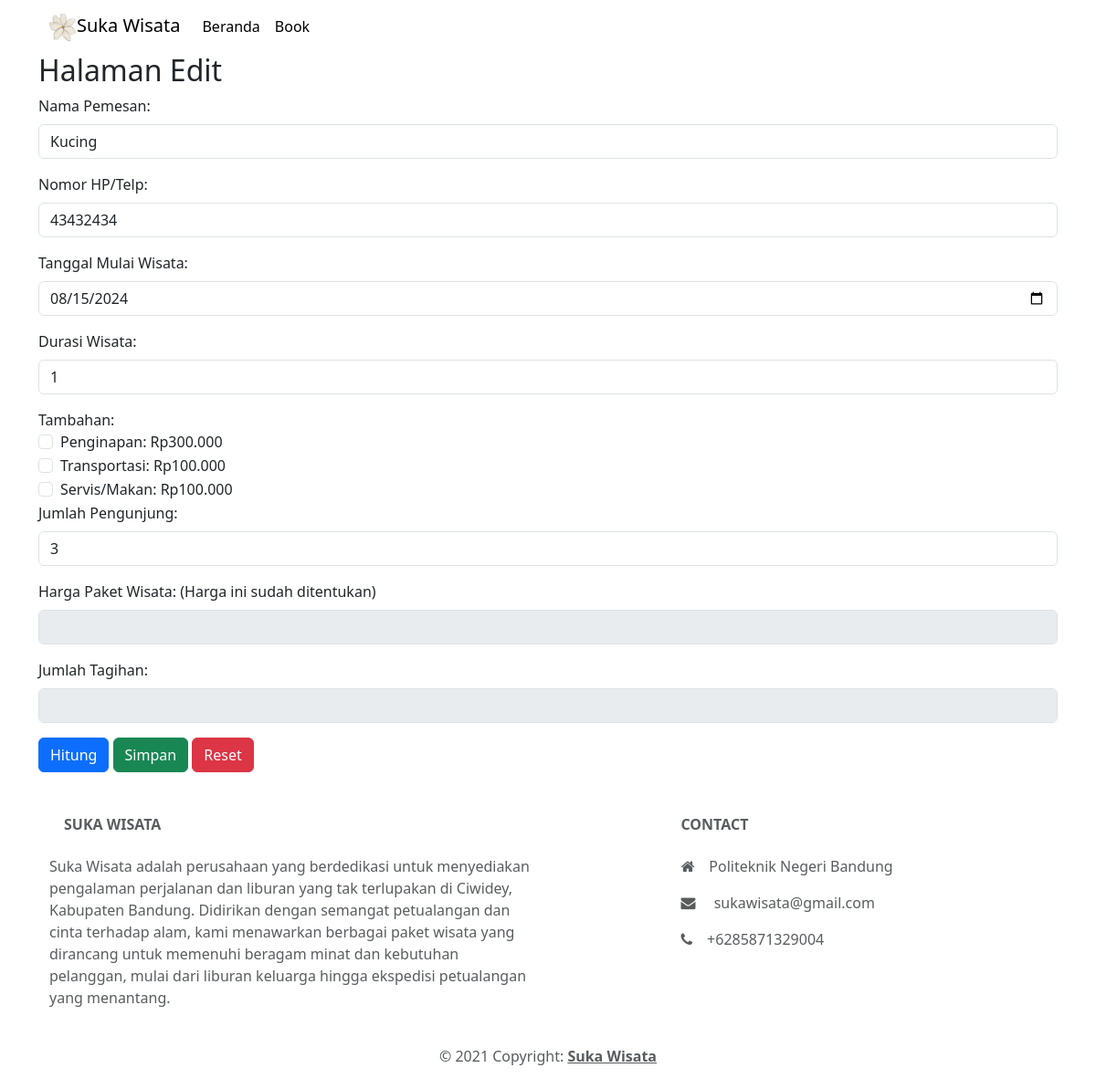
The app's page /admin/edit.php?id=39 with its own data.
### tables this page shows
CREATE TABLE `pesanan` (
  `id_pesanan` int(11) NOT NULL,
  `nama_pemesan` varchar(125) NOT NULL,
  `nomor_hp` varchar(12) NOT NULL,
  `tanggal_mula_wisata` date NOT NULL,
  `tanggal_pesanan` timestamp NOT NULL DEFAULT current_timestamp() ON UPDATE current_timestamp(),
  `durasi_wisata` int(11) NOT NULL,
  `id_paket_wisata` int(11) NOT NULL,
  `layanan_penginapan` varchar(1) NOT NULL,
  `layanan_transportasi` varchar(1) NOT NULL,
  `layanan_makanan` varchar(1) NOT NULL,
  `jumlah_peserta` int(11) NOT NULL,
  `harga_paket` decimal(10,2) NOT NULL,
  `jumlah_tagihan` decimal(10,2) NOT NULL
);

### admin/edit.php (the view, shortened to what this page needs)
<?php include("../layout/navbar.php");?>
<?php
$id = $_GET['id'];
$sql = "SELECT * FROM pesanan WHERE id_pesanan=$id";
$query = mysqli_query($db, $sql);
$pesanan = mysqli_fetch_assoc($query);
?>
<h2>Halaman Edit</h2>
<form action="data-edit.php" method="POST">
    <div class="mb-3">
        <label for="exampleFormControlInput1" class="form-label">Nama Pemesan: </label>
        <input type="text" class="form-control" id="exampleFormControlInput1" name="nama" value="<?php echo $pesanan['nama_pemesan']?>">
    </div>
    <div class="mb-3">
        <label for="exampleFormControlInput1" class="form-label">Nomor HP/Telp: </label>
        <input type="text" inputMode="numeric" class="form-control" id="exampleFormControlInput1" name="nomor" value="<?php echo $pesanan['nomor_hp']?>">
    </div>
    <div class="mb-3">
        <label for="exampleFormControlInput1" class="form-label">Tanggal Mulai Wisata: </label>
        <input type="date" class="form-control" id="exampleFormControlInput1" name="tanggal" value="<?php echo $pesanan['tanggal_mula_wisata']?>">
    </div>
    <div class="mb-3">
        <label for="exampleFormControlInput1" class="form-label">Durasi Wisata: </label>
        <input type="text" input="numeric" class="form-control" id="exampleFormControlInput1" name="durasi" value="<?php echo $pesanan['durasi_wisata']?>">
    </div>
    <label class="form-check-label" for="flexCheckDefault">
        Tambahan:
    </label>
    <div class="form-check">
        <input class="form-check-input" type="checkbox" value="Y" id="flexCheckDefault" name="penginapan" value="<?php echo $pesanan['layanan_penginapan']?>">
        <label class="form-check-label" for="flexCheckDefault">
            Penginapan: Rp300.000
        </label>
    </div>
    <div class="form-check">
        <input class="form-check-input" type="checkbox" value="Y" id="flexCheckDefault" name="transport" value="<?php echo $pesanan['layanan_transportasi']?>">
        <label class="form-check-label" for="flexCheckDefault">
            Transportasi: Rp100.000
        </label>
    </div>
    <div class="form-check">
        <input class="form-check-input" type="checkbox" value="Y" id="flexCheckDefault" name="servis" value="<?php echo $pesanan['layanan_makanan']?>">
        <label class="form-check-label" for="flexCheckDefault">
            Servis/Makan: Rp100.000
        </label>
    </div>
    <div class="mb-3">
        <label for="exampleFormControlInput1" class="form-label">Jumlah Pengunjung: </label>
        <input type="text" inputMode="numeric" class="form-control" id="exampleFormControlInput1" name="jumlah_peserta" value="<?php echo $pesanan['jumlah_peserta']?>">
    </div>
    <div class="mb-3">
        <label for="exampleFormControlInput1" class="form-label">Harga Paket Wisata: (Harga ini sudah
            ditentukan)</label>
        <input type="text" class="form-control" id="exampleFormControlInput1" name="harga_paket" disabled>
    </div>
    <div class="mb-3">
        <label for="exampleFormControlInput1" class="form-label">Jumlah Tagihan: </label>
        <input type="text" class="form-control" disabled>
    </div>
    <button type="submit" class="btn btn-primary" name="hitung" id="hitung">Hitung</button>
    <button type="submit" class="btn btn-success" name="simpan">Simpan</button>
    <button type="submit" class="btn btn-danger">Reset</button>
</form>
<?php include("../layout/footer.php");?>

### records on screen
pesanan: nama "Kucing", nomor "43432434", tanggal "08/15/2024", durasi "1", jumlah_peserta "3"
